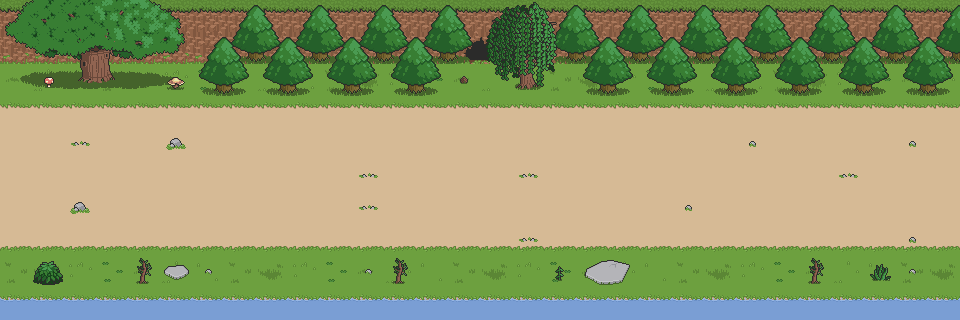

A 2D game scene composited from a Tiled map and its tileset images. What follows is a short description and the map's XML, with each tile layer's data collapsed to a summary:
An orthogonal 30x10 tile map with 32x32 px tiles, 4 tile layers (floor, cliff, decor1, decor2) and 14 objects (6x monster, 3x chord, 3x box, playerStart, milestone).

<map version="1.10" tiledversion="1.11.0" orientation="orthogonal" renderorder="right-down" width="30" height="10" tilewidth="32" tileheight="32" infinite="0" nextlayerid="8" nextobjectid="15">
 <editorsettings>
  <export target="stage_01_03.json" format="json" />
 </editorsettings>
 <tileset firstgid="1" name="Forest-Prairie Tileset v1" tilewidth="32" tileheight="32" tilecount="567" columns="21">
  <image source="../../Forest-Prairie Tileset v1.png" width="672" height="864" />
  <tile id="128">
   <properties>
    <property name="collides" type="bool" value="true" />
   </properties>
  </tile>
  <tile id="129">
   <properties>
    <property name="collides" type="bool" value="true" />
   </properties>
  </tile>
  <tile id="130">
   <properties>
    <property name="collides" type="bool" value="true" />
   </properties>
  </tile>
  <tile id="131">
   <properties>
    <property name="collides" type="bool" value="true" />
   </properties>
  </tile>
  <tile id="132">
   <properties>
    <property name="collides" type="bool" value="true" />
   </properties>
  </tile>
  <tile id="133">
   <properties>
    <property name="collides" type="bool" value="true" />
   </properties>
  </tile>
  <tile id="134">
   <properties>
    <property name="collides" type="bool" value="true" />
   </properties>
  </tile>
  <tile id="135">
   <properties>
    <property name="collides" type="bool" value="true" />
   </properties>
  </tile>
  <tile id="136">
   <properties>
    <property name="collides" type="bool" value="true" />
   </properties>
  </tile>
  <tile id="137">
   <properties>
    <property name="collides" type="bool" value="true" />
   </properties>
  </tile>
  <tile id="138">
   <properties>
    <property name="collides" type="bool" value="true" />
   </properties>
  </tile>
  <tile id="139">
   <properties>
    <property name="collides" type="bool" value="true" />
   </properties>
  </tile>
  <tile id="140">
   <properties>
    <property name="collides" type="bool" value="true" />
   </properties>
  </tile>
  <tile id="141">
   <properties>
    <property name="collides" type="bool" value="true" />
   </properties>
  </tile>
  <tile id="142">
   <properties>
    <property name="collides" type="bool" value="true" />
   </properties>
  </tile>
  <tile id="143">
   <properties>
    <property name="collides" type="bool" value="true" />
   </properties>
  </tile>
  <tile id="144">
   <properties>
    <property name="collides" type="bool" value="true" />
   </properties>
  </tile>
  <tile id="149">
   <properties>
    <property name="collides" type="bool" value="true" />
   </properties>
  </tile>
  <tile id="150">
   <properties>
    <property name="collides" type="bool" value="true" />
   </properties>
  </tile>
  <tile id="151">
   <properties>
    <property name="collides" type="bool" value="true" />
   </properties>
  </tile>
  <tile id="152">
   <properties>
    <property name="collides" type="bool" value="true" />
   </properties>
  </tile>
  <tile id="153">
   <properties>
    <property name="collides" type="bool" value="true" />
   </properties>
  </tile>
  <tile id="154">
   <properties>
    <property name="collides" type="bool" value="true" />
   </properties>
  </tile>
  <tile id="155">
   <properties>
    <property name="collides" type="bool" value="true" />
   </properties>
  </tile>
  <tile id="156">
   <properties>
    <property name="collides" type="bool" value="true" />
   </properties>
  </tile>
  <tile id="157">
   <properties>
    <property name="collides" type="bool" value="true" />
   </properties>
  </tile>
  <tile id="158">
   <properties>
    <property name="collides" type="bool" value="true" />
   </properties>
  </tile>
  <tile id="159">
   <properties>
    <property name="collides" type="bool" value="true" />
   </properties>
  </tile>
  <tile id="160">
   <properties>
    <property name="collides" type="bool" value="true" />
   </properties>
  </tile>
  <tile id="161">
   <properties>
    <property name="collides" type="bool" value="true" />
   </properties>
  </tile>
  <tile id="162">
   <properties>
    <property name="collides" type="bool" value="true" />
   </properties>
  </tile>
  <tile id="163">
   <properties>
    <property name="collides" type="bool" value="true" />
   </properties>
  </tile>
  <tile id="164">
   <properties>
    <property name="collides" type="bool" value="true" />
   </properties>
  </tile>
  <tile id="165">
   <properties>
    <property name="collides" type="bool" value="true" />
   </properties>
  </tile>
  <tile id="166">
   <properties>
    <property name="collides" type="bool" value="true" />
   </properties>
  </tile>
  <tile id="170">
   <properties>
    <property name="collides" type="bool" value="true" />
   </properties>
  </tile>
  <tile id="171">
   <properties>
    <property name="collides" type="bool" value="true" />
   </properties>
  </tile>
  <tile id="172">
   <properties>
    <property name="collides" type="bool" value="true" />
   </properties>
  </tile>
  <tile id="173">
   <properties>
    <property name="collides" type="bool" value="true" />
   </properties>
  </tile>
  <tile id="174">
   <properties>
    <property name="collides" type="bool" value="true" />
   </properties>
  </tile>
  <tile id="175">
   <properties>
    <property name="collides" type="bool" value="true" />
   </properties>
  </tile>
  <tile id="176">
   <properties>
    <property name="collides" type="bool" value="true" />
   </properties>
  </tile>
  <tile id="177">
   <properties>
    <property name="collides" type="bool" value="true" />
   </properties>
  </tile>
  <tile id="178">
   <properties>
    <property name="collides" type="bool" value="true" />
   </properties>
  </tile>
  <tile id="179">
   <properties>
    <property name="collides" type="bool" value="true" />
   </properties>
  </tile>
  <tile id="180">
   <properties>
    <property name="collides" type="bool" value="true" />
   </properties>
  </tile>
  <tile id="181">
   <properties>
    <property name="collides" type="bool" value="true" />
   </properties>
  </tile>
  <tile id="182">
   <properties>
    <property name="collides" type="bool" value="true" />
   </properties>
  </tile>
  <tile id="183">
   <properties>
    <property name="collides" type="bool" value="true" />
   </properties>
  </tile>
  <tile id="185">
   <properties>
    <property name="collides" type="bool" value="true" />
   </properties>
  </tile>
  <tile id="186">
   <properties>
    <property name="collides" type="bool" value="true" />
   </properties>
  </tile>
  <tile id="187">
   <properties>
    <property name="collides" type="bool" value="true" />
   </properties>
  </tile>
  <tile id="190">
   <properties>
    <property name="collides" type="bool" value="true" />
   </properties>
  </tile>
  <tile id="191">
   <properties>
    <property name="collides" type="bool" value="true" />
   </properties>
  </tile>
  <tile id="192">
   <properties>
    <property name="collides" type="bool" value="true" />
   </properties>
  </tile>
  <tile id="193">
   <properties>
    <property name="collides" type="bool" value="true" />
   </properties>
  </tile>
  <tile id="194">
   <properties>
    <property name="collides" type="bool" value="true" />
   </properties>
  </tile>
  <tile id="195">
   <properties>
    <property name="collides" type="bool" value="true" />
   </properties>
  </tile>
  <tile id="196">
   <properties>
    <property name="collides" type="bool" value="true" />
   </properties>
  </tile>
  <tile id="197">
   <properties>
    <property name="collides" type="bool" value="true" />
   </properties>
  </tile>
  <tile id="200">
   <properties>
    <property name="collides" type="bool" value="true" />
   </properties>
  </tile>
  <tile id="201">
   <properties>
    <property name="collides" type="bool" value="true" />
   </properties>
  </tile>
  <tile id="202">
   <properties>
    <property name="collides" type="bool" value="true" />
   </properties>
  </tile>
  <tile id="203">
   <properties>
    <property name="collides" type="bool" value="true" />
   </properties>
  </tile>
  <tile id="204">
   <properties>
    <property name="collides" type="bool" value="true" />
   </properties>
  </tile>
  <tile id="211">
   <properties>
    <property name="collides" type="bool" value="true" />
   </properties>
  </tile>
  <tile id="212">
   <properties>
    <property name="collides" type="bool" value="true" />
   </properties>
  </tile>
  <tile id="213">
   <properties>
    <property name="collides" type="bool" value="true" />
   </properties>
  </tile>
  <tile id="214">
   <properties>
    <property name="collides" type="bool" value="true" />
   </properties>
  </tile>
  <tile id="215">
   <properties>
    <property name="collides" type="bool" value="true" />
   </properties>
  </tile>
  <tile id="216">
   <properties>
    <property name="collides" type="bool" value="true" />
   </properties>
  </tile>
  <tile id="217">
   <properties>
    <property name="collides" type="bool" value="true" />
   </properties>
  </tile>
  <tile id="218">
   <properties>
    <property name="collides" type="bool" value="true" />
   </properties>
  </tile>
  <tile id="219">
   <properties>
    <property name="collides" type="bool" value="true" />
   </properties>
  </tile>
  <tile id="220">
   <properties>
    <property name="collides" type="bool" value="true" />
   </properties>
  </tile>
  <tile id="221">
   <properties>
    <property name="collides" type="bool" value="true" />
   </properties>
  </tile>
  <tile id="222">
   <properties>
    <property name="collides" type="bool" value="true" />
   </properties>
  </tile>
  <tile id="223">
   <properties>
    <property name="collides" type="bool" value="true" />
   </properties>
  </tile>
  <tile id="224">
   <properties>
    <property name="collides" type="bool" value="true" />
   </properties>
  </tile>
  <tile id="225">
   <properties>
    <property name="collides" type="bool" value="true" />
   </properties>
  </tile>
  <tile id="227">
   <properties>
    <property name="collides" type="bool" value="true" />
   </properties>
  </tile>
  <tile id="228">
   <properties>
    <property name="collides" type="bool" value="true" />
   </properties>
  </tile>
  <tile id="232">
   <properties>
    <property name="collides" type="bool" value="true" />
   </properties>
  </tile>
  <tile id="233">
   <properties>
    <property name="collides" type="bool" value="true" />
   </properties>
  </tile>
  <tile id="234">
   <properties>
    <property name="collides" type="bool" value="true" />
   </properties>
  </tile>
  <tile id="235">
   <properties>
    <property name="collides" type="bool" value="true" />
   </properties>
  </tile>
  <tile id="236">
   <properties>
    <property name="collides" type="bool" value="true" />
   </properties>
  </tile>
  <tile id="237">
   <properties>
    <property name="collides" type="bool" value="true" />
   </properties>
  </tile>
  <tile id="238">
   <properties>
    <property name="collides" type="bool" value="true" />
   </properties>
  </tile>
  <tile id="239">
   <properties>
    <property name="collides" type="bool" value="true" />
   </properties>
  </tile>
  <tile id="240">
   <properties>
    <property name="collides" type="bool" value="true" />
   </properties>
  </tile>
  <tile id="241">
   <properties>
    <property name="collides" type="bool" value="true" />
   </properties>
  </tile>
  <tile id="242">
   <properties>
    <property name="collides" type="bool" value="true" />
   </properties>
  </tile>
  <tile id="243">
   <properties>
    <property name="collides" type="bool" value="true" />
   </properties>
  </tile>
  <tile id="244">
   <properties>
    <property name="collides" type="bool" value="true" />
   </properties>
  </tile>
  <tile id="246">
   <properties>
    <property name="collides" type="bool" value="true" />
   </properties>
  </tile>
  <tile id="248">
   <properties>
    <property name="collides" type="bool" value="true" />
   </properties>
  </tile>
  <tile id="249">
   <properties>
    <property name="collides" type="bool" value="true" />
   </properties>
  </tile>
  <tile id="258">
   <properties>
    <property name="collides" type="bool" value="true" />
   </properties>
  </tile>
  <tile id="259">
   <properties>
    <property name="collides" type="bool" value="true" />
   </properties>
  </tile>
  <tile id="260">
   <properties>
    <property name="collides" type="bool" value="true" />
   </properties>
  </tile>
  <tile id="261">
   <properties>
    <property name="collides" type="bool" value="true" />
   </properties>
  </tile>
  <tile id="262">
   <properties>
    <property name="collides" type="bool" value="true" />
   </properties>
  </tile>
  <tile id="263">
   <properties>
    <property name="collides" type="bool" value="true" />
   </properties>
  </tile>
  <tile id="264">
   <properties>
    <property name="collides" type="bool" value="true" />
   </properties>
  </tile>
  <tile id="265">
   <properties>
    <property name="collides" type="bool" value="true" />
   </properties>
  </tile>
  <tile id="269">
   <properties>
    <property name="collides" type="bool" value="true" />
   </properties>
  </tile>
  <tile id="270">
   <properties>
    <property name="collides" type="bool" value="true" />
   </properties>
  </tile>
  <tile id="279">
   <properties>
    <property name="collides" type="bool" value="true" />
   </properties>
  </tile>
  <tile id="280">
   <properties>
    <property name="collides" type="bool" value="true" />
   </properties>
  </tile>
  <tile id="281">
   <properties>
    <property name="collides" type="bool" value="true" />
   </properties>
  </tile>
  <tile id="282">
   <properties>
    <property name="collides" type="bool" value="true" />
   </properties>
  </tile>
  <tile id="283">
   <properties>
    <property name="collides" type="bool" value="true" />
   </properties>
  </tile>
  <tile id="284">
   <properties>
    <property name="collides" type="bool" value="true" />
   </properties>
  </tile>
  <tile id="285">
   <properties>
    <property name="collides" type="bool" value="true" />
   </properties>
  </tile>
  <tile id="286">
   <properties>
    <property name="collides" type="bool" value="true" />
   </properties>
  </tile>
  <tile id="290">
   <properties>
    <property name="collides" type="bool" value="true" />
   </properties>
  </tile>
  <tile id="291">
   <properties>
    <property name="collides" type="bool" value="true" />
   </properties>
  </tile>
  <tile id="300">
   <properties>
    <property name="collides" type="bool" value="true" />
   </properties>
  </tile>
  <tile id="301">
   <properties>
    <property name="collides" type="bool" value="true" />
   </properties>
  </tile>
  <tile id="302">
   <properties>
    <property name="collides" type="bool" value="true" />
   </properties>
  </tile>
  <tile id="303">
   <properties>
    <property name="collides" type="bool" value="true" />
   </properties>
  </tile>
  <tile id="305">
   <properties>
    <property name="collides" type="bool" value="true" />
   </properties>
  </tile>
  <tile id="306">
   <properties>
    <property name="collides" type="bool" value="true" />
   </properties>
  </tile>
  <tile id="307">
   <properties>
    <property name="collides" type="bool" value="true" />
   </properties>
  </tile>
  <tile id="321">
   <properties>
    <property name="collides" type="bool" value="true" />
   </properties>
  </tile>
  <tile id="322">
   <properties>
    <property name="collides" type="bool" value="true" />
   </properties>
  </tile>
  <tile id="323">
   <properties>
    <property name="collides" type="bool" value="true" />
   </properties>
  </tile>
 </tileset>
 <layer id="1" name="floor" width="30" height="10">
  <data>[300 cells, 300 non-empty, 12 distinct tile ids]</data>
 </layer>
 <layer id="5" name="cliff" width="30" height="10">
  <data>[300 cells, 60 non-empty, 4 distinct tile ids]</data>
 </layer>
 <layer id="4" name="decor1" width="30" height="10">
  <data>[300 cells, 69 non-empty, 29 distinct tile ids]</data>
 </layer>
 <layer id="6" name="decor2" width="30" height="10">
  <data>[300 cells, 67 non-empty, 19 distinct tile ids]</data>
 </layer>
 <objectgroup id="7" name="object">
  <object id="1" name="playerStart" x="18.6667" y="184.667">
   <point />
  </object>
  <object id="2" name="chordStart" type="chord" x="18" y="143.333">
   <point />
  </object>
  <object id="3" name="milestone" x="943.333" y="153.333">
   <point />
  </object>
  <object id="4" name="chordEnd" type="chord" x="910.667" y="152.667">
   <point />
  </object>
  <object id="5" name="chordBattle" type="chord" x="523.333" y="284.667">
   <point />
  </object>
  <object id="6" name="apple" type="monster" x="280" y="155.333">
   <point />
  </object>
  <object id="7" name="apple" type="monster" x="586.721" y="187.059">
   <point />
  </object>
  <object id="8" name="lemon" type="monster" x="663.645" y="227.565">
   <point />
  </object>
  <object id="9" name="apple" type="monster" x="220.689" y="215.586">
   <point />
  </object>
  <object id="10" name="lemon" type="monster" x="398.145" y="195.649">
   <point />
  </object>
  <object id="11" name="lemon" type="monster" x="696.51" y="153.584">
   <point />
  </object>
  <object id="12" name="box" x="849.233" y="248.049">
   <point />
  </object>
  <object id="13" name="box" x="881.003" y="245.606">
   <point />
  </object>
  <object id="14" name="box" x="109.973" y="254.159">
   <point />
  </object>
 </objectgroup>
</map>
